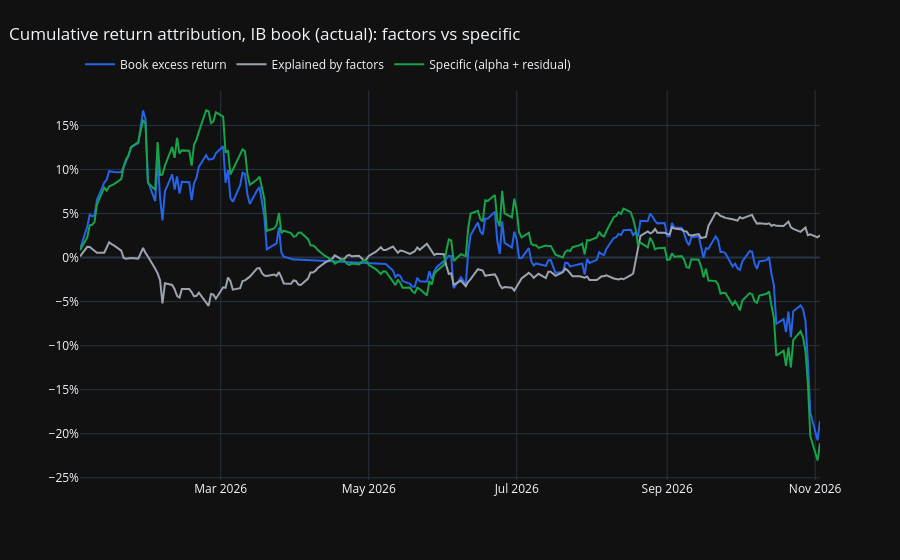

Notebook code for this chart:
### Code cell
analysis.fit_style_model_ib_book()

### Figure 1 — Plotly figure (JSON) as saved in the notebook; plotly's stock layout.template omitted (floating-point values rounded to 4 significant figures; data arrays with more than 128 entries replaced by an {"elided": "..."} marker saying what was removed)
{"data": [{"line": {"color": "#2563eb", "width": 2}, "name": "Book excess return", "type": "scatter", "x": {"elided": "218 str values"}, "y": {"elided": "218 float values"}}, {"line": {"color": "#9ca3af", "width": 2}, "name": "Explained by factors", "type": "scatter", "x": {"elided": "218 str values"}, "y": {"elided": "218 float values"}}, {"line": {"color": "#16a34a", "width": 2}, "name": "Specific (alpha + residual)", "type": "scatter", "x": {"elided": "218 str values"}, "y": {"elided": "218 float values"}}], "layout": {"hovermode": "x unified", "legend": {"orientation": "h", "x": 0, "xanchor": "left", "y": 0.9111, "yanchor": "top", "yref": "container"}, "margin": {"t": 78}, "title": {"text": "Cumulative return attribution, IB book (actual): factors vs specific", "x": 0.01, "xanchor": "left", "y": 0.9289, "yanchor": "bottom", "yref": "container"}, "yaxis": {"tickformat": ".0%"}}}
